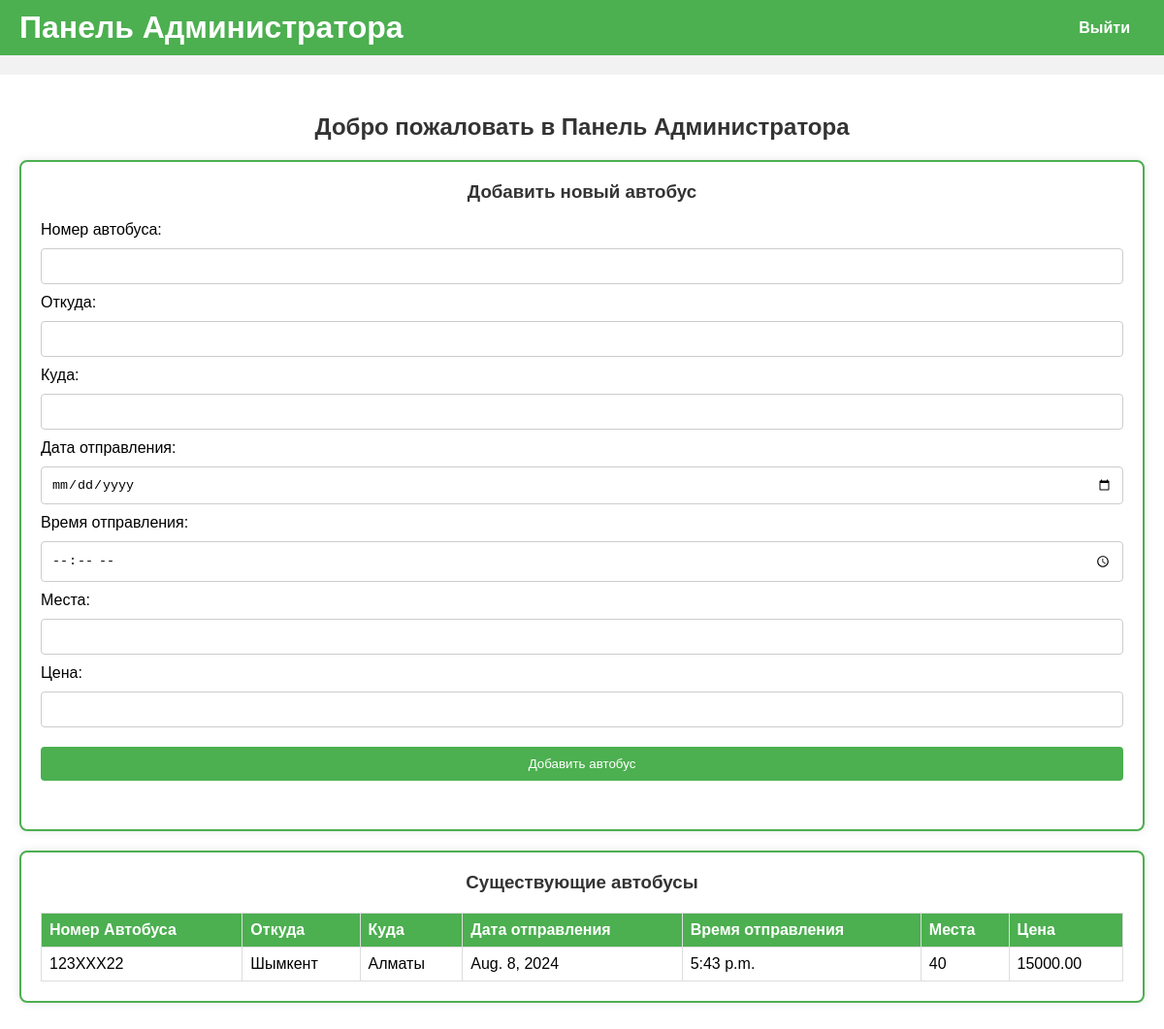
Page /admin__panel/ (signed in) on the committed database.
### admin__panel/models.py (models this page shows, shortened)
class Bus(models.Model):
    number = models.CharField(max_length=10)
    from_location = models.CharField(max_length=100)
    to_location = models.CharField(max_length=100)
    departure_date = models.DateField(null=True)
    departure_time = models.TimeField(null=True)
    seats = models.IntegerField()  # Количество мест в автобусе
    price = models.DecimalField(max_digits=10, decimal_places=2)
    admin = models.ForeignKey(settings.AUTH_USER_MODEL, on_delete=models.CASCADE, null=True)

### admin__panel/views.py (the view)
# urls.py: path('', views.admin_index, name='admin_index'),
@login_required(login_url='admin__panel:admin_login')
def admin_index(request):
    if request.method == 'POST':
        form = BusForm(request.POST)
        if form.is_valid():
            bus = form.save(commit=False)
            bus.admin = request.user  # Здесь должна быть проверка аутентификации
            bus.save()
            return redirect('admin__panel:admin_index')
    else:
        form = BusForm()
    buses = Bus.objects.filter(admin=request.user)
    return render(request, 'admin__panel/admin.html', {'form': form, 'buses': buses})

### admin__panel/forms.py
class BusForm(forms.ModelForm):
    departure_date = forms.DateField(
        widget=forms.DateInput(attrs={'type': 'date'})
    )
    departure_time = forms.TimeField(
        widget=forms.TimeInput(attrs={'type': 'time'})
    )
    class Meta:
        model = Bus
        fields = ['number', 'from_location', 'to_location', 'departure_date', 'departure_time', 'seats', 'price']
        from django import forms

### admin__panel/templates/admin__panel/admin.html (shortened to what this page needs)
<!DOCTYPE html>
<html>
<head>
</head>
<body>
    <header>
        <h1>Панель Администратора</h1>
        <nav>
            <ul>
                <li><a href="{% url 'admin__panel:admin_logout' %}">Выйти</a></li>
            </ul>
        </nav>
    </header>
    <div class="container">
        <h2>Добро пожаловать в Панель Администратора</h2>
        <div class="add-bus-container">
            <h3>Добавить новый автобус</h3>
            <form method="post">
                <div>
                    <label for="id_number">Номер автобуса:</label>
                    <input type="text" id="id_number" name="number" required>
                </div>
                <div>
                    <label for="id_from_location">Откуда:</label>
                    <input type="text" id="id_from_location" name="from_location" required>
                </div>
                <div>
                    <label for="id_to_location">Куда:</label>
                    <input type="text" id="id_to_location" name="to_location" required>
                </div>
                <div>
                    <label for="id_departure_date">Дата отправления:</label>
                    <input type="date" id="id_departure_date" name="departure_date" required>
                </div>
                <div>
                    <label for="id_departure_time">Время отправления:</label>
                    <input type="time" id="id_departure_time" name="departure_time" required>
                </div>
                <div>
                    <label for="id_seats">Места:</label>
                    <input type="number" id="id_seats" name="seats" required>
                </div>
                <div>
                    <label for="id_price">Цена:</label>
                    <input type="decimal" id="id_price" name="price" required>
                </div>
                <button type="submit">Добавить автобус</button>
            </form>
        </div>
        <div class="buses-list-container">
            <h3>Существующие автобусы</h3>
            <table>
                <thead>
                    <tr>
                        <th>Номер Автобуса</th>
                        <th>Откуда</th>
                        <th>Куда</th>
                        <th>Дата отправления</th>
                        <th>Время отправления</th>
                        <th>Места</th>
                        <th>Цена</th>
                    </tr>
                </thead>
                <tbody>
                    {% for bus in buses %}
                        <tr>
                            <td>{{ bus.number }}</td>
                            <td>{{ bus.from_location }}</td>
                            <td>{{ bus.to_location }}</td>
                            <td>{{ bus.departure_date }}</td>
                            <td>{{ bus.departure_time }}</td>
                            <td>{{ bus.seats }}</td>
                            <td>{{ bus.price }}</td>
                        </tr>
                    {% endfor %}
                </tbody>
            </table>
        </div>
    </div>
</body>
</html>

### admin__panel/templates/admin__panel/admin.html (style rules this page uses)
body { font-family: Arial, sans-serif; background-color: #f2f2f2; margin: 0; padding: 0; }
header { background-color: #4CAF50; padding: 10px 20px; color: white; display: flex; justify-content: space-between; align-items: center; }
header h1 { margin: 0; }
header nav ul { list-style-type: none; margin: 0; padding: 0; display: flex; }
header nav ul li { margin-right: 15px; }
header nav ul li a { color: white; text-decoration: none; font-weight: bold; }
.container { padding: 20px; max-width: 1200px; margin: 20px auto; background-color: #fff; }
h2, h3 { text-align: center; color: #333; }
.add-bus-container, .buses-list-container { margin-bottom: 20px; padding: 20px; border: 2px solid #4CAF50; border-radius: 8px; background-color: #fff; box-shadow: 0 0 10px rgba(0, 0, 0, 0.1); }
.add-bus-container h3, .buses-list-container h3 { margin-top: 0; }
form { margin-bottom: 20px; }
input[type="text"], input[type="date"], input[type="time"], input[type="number"], input[type="decimal"] { width: 100%; padding: 10px; margin: 10px 0; display: inline-block; border: 1px solid #ccc; border-radius: 4px; box-sizing: border-box; }
button { width: 100%; background-color: #4CAF50; color: white; padding: 10px; margin: 10px 0; border: none; border-radius: 4px; cursor: pointer; }
table { width: 100%; border-collapse: collapse; margin-top: 20px; }
table, th, td { border: 1px solid #ddd; }
th, td { padding: 8px; text-align: left; }
th { background-color: #4CAF50; color: white; }

### rows in the picture
Bus: number "123XXX22", from_location "Шымкент", to_location "Алматы", departure_date "Aug. 8, 2024", departure_time "5:43 p.m.", seats "40", price "15000.00"
